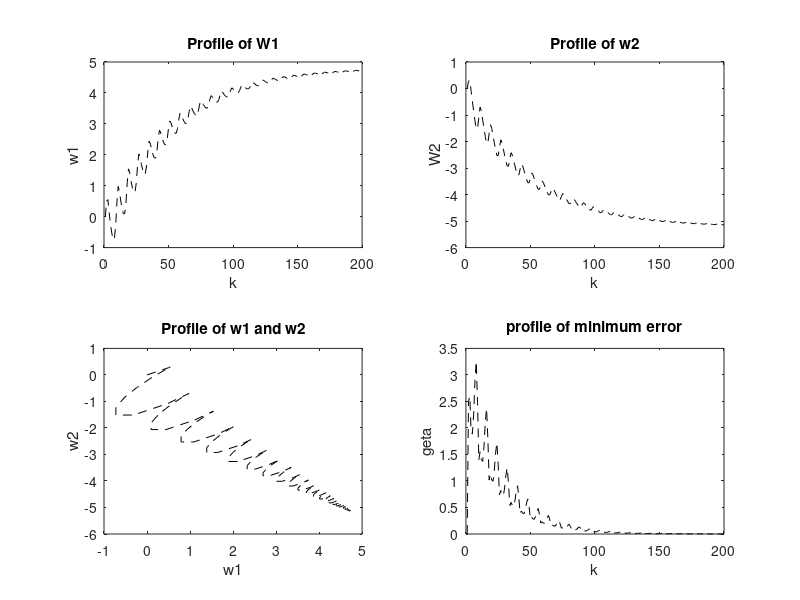

This figure's MATLAB source:
M=200;
mu=0.5;
w1(1)=0;
w2(1)=0;
N=16;
for k=2:M;
    d(k)=2*cos(2*pi*k/N);
    x1(k)=sin(2*pi*k/N);
    x2(k)=sin(2*pi*(k-1)/N);
    E(k)=d(k)-transpose([x1(k);x2(k)])*[w1(k-1);w2(k-1)];
    W=[w1(k-1);w2(k-1)]+mu*E(k)*[x1(k);x2(k)];
    
    w1(k)=W(1);
    w2(k)=W(2);
    geta(k)=(0.5)*(W(1)^2+W(2)^2)+W(1)*W(2)*cos(2*pi/N)+2*W(2)*sin(2*pi/N)+2;
end

w1
w2
subplot(2,2,1)
plot(1:M,w1,'--k')
xlabel('k')
ylabel('w1')
title('Profile of W1')
hold on

subplot(2,2,2)
plot(1:M,w2,'--k')
xlabel('k')
ylabel('W2')
title('Profile of w2')
hold on

subplot(2,2,3)
plot(w1,w2,'--k')
xlabel('w1')
ylabel('w2')
title('Profile of w1 and w2')
hold on

subplot(2,2,4)
plot(1:M,geta,'--k')
xlabel('k')
ylabel('geta')
title('profile of minimum error')
hold on